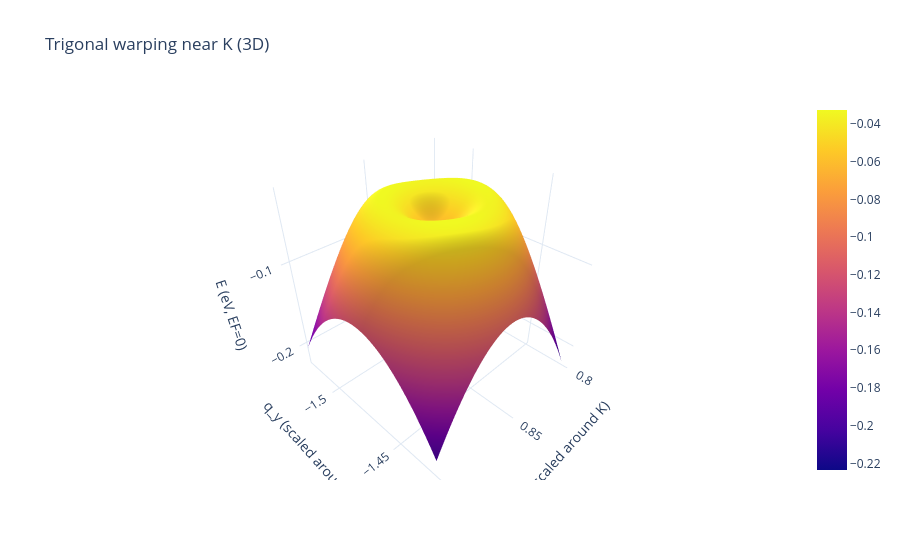
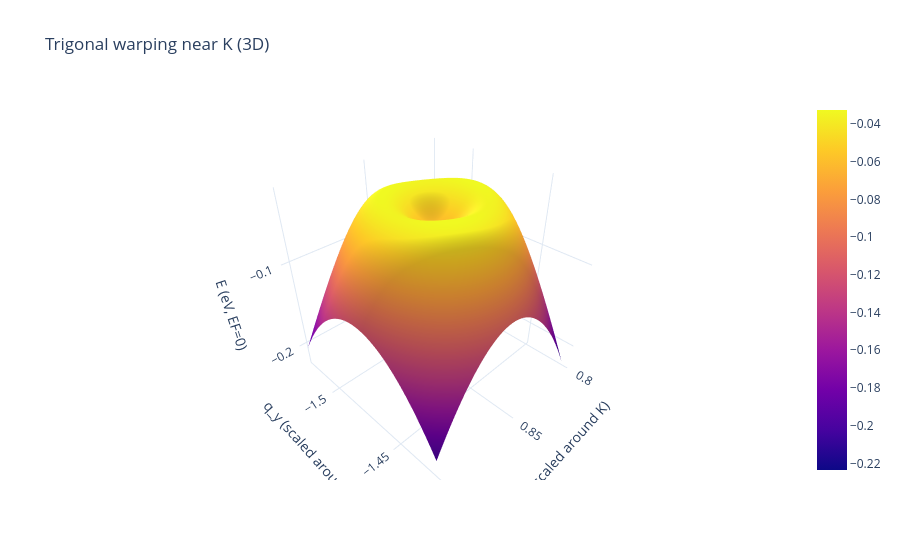

Notebook code cell kept with these figures, in order:
### Code cell
E_center = E_tb_grid[Nq // 2, Nq // 2, :]
eps = np.abs(E_center)

# find the (positive) π band: smallest positive energy
# candidates = np.where(E_center > 0)[0]
# cond_idx = candidates[np.argmin(E_center[candidates])]
#
# E_tb_cond = E_tb_grid[..., cond_idx]


plot_trigonal_warping_3d(
    qx,
    qy,
    E_tb_grid[:, :, 1],
    #E_max,
    #E_tb_grid[:, :, 3],
    #E_tb_grid[:, :, 1],
    #E_shifted[:, :, 8],
    #E_pi[:, :, 1],
   # title=f"Trigonal warping near K (band {idx[0]})",
    #zlim=(-0.1, 0.1),  # in eV
    #zlim=(-0.06, -0.015),
    save_html=True,
    html_path="../data/trigonal_warping_3d.html",
)

### Figure 1 — Plotly figure (JSON) as saved in the notebook; plotly's stock layout.template omitted (floating-point values rounded to 4 significant figures; data arrays with more than 128 entries replaced by an {"elided": "..."} marker saying what was removed)
{"data": [{"showscale": true, "x": {"elided": "100x100 float values"}, "y": {"elided": "100x100 float values"}, "z": {"elided": "100x100 float values"}, "type": "surface"}], "layout": {"scene": {"xaxis": {"title": {"text": "q_x (scaled around K)"}}, "yaxis": {"title": {"text": "q_y (scaled around K)"}}, "zaxis": {"title": {"text": "E (eV, EF=0)"}}, "aspectmode": "cube"}, "title": {"text": "Trigonal warping near K (3D)"}}}

### Figure 2 — Plotly figure (JSON) as saved in the notebook; plotly's stock layout.template omitted (floating-point values rounded to 4 significant figures; data arrays with more than 128 entries replaced by an {"elided": "..."} marker saying what was removed)
{"data": [{"showscale": true, "x": {"elided": "100x100 float values"}, "y": {"elided": "100x100 float values"}, "z": {"elided": "100x100 float values"}, "type": "surface"}], "layout": {"scene": {"xaxis": {"title": {"text": "q_x (scaled around K)"}}, "yaxis": {"title": {"text": "q_y (scaled around K)"}}, "zaxis": {"title": {"text": "E (eV, EF=0)"}}, "aspectmode": "cube"}, "title": {"text": "Trigonal warping near K (3D)"}}}
